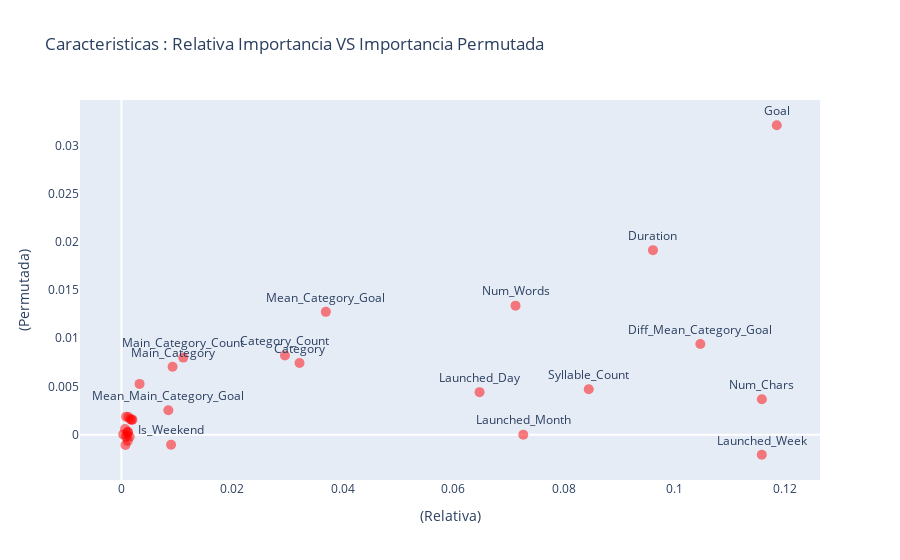

Notebook code cell kept with this figure:
### Markdown cell above
Inferencias

- Esta es una gráfica interesante. Podemos observar que las características que se muestran en la parte superior y en azul son las más importantes, ya que si sus valores son aleatorios, el rendimiento del resultado se ve afectado.
- Podemos observar que las características principales son las características que más vimos en la sección de importancia relativa, pero usando este gráfico podemos cuantificar la cantidad de importancia asociada con ellas. Y también obtenga los que son menos importantes, por ejemplo, semana de lanzamiento, si fue fin de semana o no, etc.

Con este método, obtuvimos la importancia de una característica en un sentido más absoluto que en un sentido relativo. Supongamos que nuestro espacio de características forma la mayor parte del universo. Ahora, será interesante trazar tanto la permutación como la importancia relativa de las características y hacer algunas observaciones clave.

### Code cell
imp_df = feature_importances.reset_index().rename(columns = {"index" : "feature"})
combined_df = imp_df.merge(pi_df, on="feature")

trace0 = go.Scatter(
    x = combined_df.importance,
    y = combined_df.weight,
    text = [v.title() if i < 16 else "" for i,v in enumerate(list(combined_df.feature)) ],
    mode='markers+text',
    textposition='top center',
    marker=dict(
        size = 10, color="red", opacity=0.5,
    ),
)

trace1 = go.Scatter(
    x=[0.034, 0.095],
    y=[0.008, 0.020],
    text=['Caracteristicas',
          'Muy importantes caracteristicas'],
    mode='text',
)

data = [trace0]
layout = go.Layout(title = "Caracteristicas : Relativa Importancia VS Importancia Permutada", 
                   showlegend = False, yaxis=dict(title="(Permutada)", showgrid=False),
                   xaxis=dict(title="(Relativa)", showgrid=False))
#                       shapes = [{ 'type': 'circle', 'xref': 'x', 'yref': 'y',
#                                   'x0': 0.024, 'y0': 0.007, 'x1': 0.045, 'y1': 0.001,'opacity': 1.0,
#                                   'line': { 'color': 'rgba(50, 171, 96, 1)', 'dash': 'dot',}},
#                                { 'type': 'rect', 'x0': 0.065, 'y0': 0.019, 'x1': 0.12, 'y1': 0.0002,
#                                 'line': { 'color': 'rgba(128, 0, 128, 1)' , 'dash' : 'dot' }}])
fig = go.Figure(data = data, layout = layout)
iplot(fig, filename='bubblechart-size-ref')

### Figure 1 — Plotly figure (JSON) as saved in the notebook; plotly's stock layout.template omitted (floating-point values rounded to 4 significant figures)
{"data": [{"marker": {"color": "red", "opacity": 0.5, "size": 10}, "mode": "markers+text", "text": ["Goal", "Num_Chars", "Launched_Week", "Diff_Mean_Category_Goal", "Duration", "Syllable_Count", "Launched_Month", "Num_Words", "Launched_Day", "Mean_Category_Goal", "Category", "Category_Count", "Main_Category_Count", "Main_Category", "Is_Weekend", "Mean_Main_Category_Goal", "", "", "", "", "", "", "", "", "", "", "", "", "", "", ""], "textposition": "top center", "type": "scatter", "x": [0.1185, 0.1158, 0.1158, 0.1047, 0.09612, 0.0845, 0.07267, 0.07126, 0.06476, 0.03697, 0.0322, 0.02957, 0.01118, 0.009243, 0.008971, 0.008479, 0.003275, 0.001982, 0.001831, 0.001604, 0.001485, 0.001252, 0.001167, 0.001149, 0.001138, 0.001078, 0.0008314, 0.0007978, 0.0007245, 0.0006483, 0.000325], "y": [0.03208, 0.003673, -0.002081, 0.009397, 0.01913, 0.004714, -4.441e-17, 0.01338, 0.004408, 0.01273, 0.007438, 0.008203, 0.007989, 0.00704, -0.001041, 0.002541, 0.005265, 0.001561, 0.00153, 0.001592, -0.0002143, 0.001837, 0.0003061, -0.0006428, 0.0002449, -2.22e-17, 0.001867, -0.0002143, -0.001071, 0.0005816, 3.061e-05]}], "layout": {"showlegend": false, "title": {"text": "Caracteristicas : Relativa Importancia VS Importancia Permutada"}, "xaxis": {"showgrid": false, "title": {"text": "(Relativa)"}}, "yaxis": {"showgrid": false, "title": {"text": "(Permutada)"}}}}
